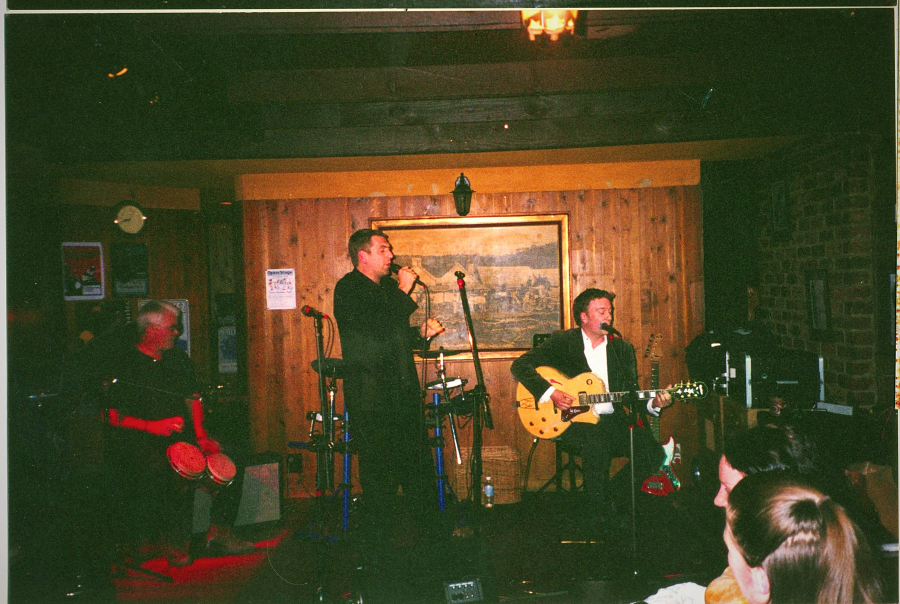
#> input picture assets/img/band-full-1994.jpg, 1800 x 1208 px, given in place of 50-r1c1.png, which was not available (shown at 1/2 size)
$ python select_frames_b.py
#> lines starting #> are read from the running program, lines starting #| are printed output that depends on the picture; pictures that were not available may be replaced by others from this repository, and a replacement may not be noted
### tools/archival.py
"""Shared archival image treatment."""
#!/usr/bin/env python3
"""Turn the two St Andrews Pub scans into a set of archival plates for the site."""
import os, math
from PIL import Image, ImageEnhance, ImageOps, ImageFilter, ImageChops

SRC = "/mnt/user-data/uploads/Frankie Velvet"
OUT = "/home/claude/frankievelvet/assets/img"
os.makedirs(OUT, exist_ok=True)

# [33 lines left out: function trim_scanner_border, not called in this run]


def grade(im, lift=0.075, warmth=1.02, sat=0.88, gamma=0.76, vig=0.32, grain=7):
    """Faded-archive grade: open the shadows, warm it, pull the saturation, vignette, grain."""
    im = im.convert("RGB")

    # gamma lift so the very dark pub interior reads
    lut = [min(255, int(255 * ((i / 255) ** gamma))) for i in range(256)]
    im = im.point(lut * 3)

    # gentle per-channel autocontrast keeps the reds from clipping
    im = ImageOps.autocontrast(im, cutoff=(0.4, 0.6))

    # shadow lift, weighted so the blacks go warm brown rather than green
    L = lift * 255
    r, g, b = im.split()
    r = r.point(lambda i: min(255, int(i * (1.03 * warmth) + L * 1.00)))
    g = g.point(lambda i: min(255, int(i * 0.985 + L * 0.78)))
    b = b.point(lambda i: min(255, int(i * (0.930 / warmth) + L * 0.58)))
    im = Image.merge("RGB", (r, g, b))

    im = ImageEnhance.Color(im).enhance(sat)
    im = ImageEnhance.Contrast(im).enhance(1.06)

    # vignette
    w, h = im.size
    mask = Image.new("L", (w, h), 0)
    mpx = mask.load()
    cx, cy = w / 2, h / 2
    mx = math.hypot(cx, cy)
    for y in range(0, h, 2):
        for x in range(0, w, 2):
            d = math.hypot(x - cx, y - cy) / mx
            v = int(255 * max(0.0, 1 - vig * (d ** 2.4)))
            mpx[x, y] = v
            if x + 1 < w: mpx[x + 1, y] = v
            if y + 1 < h:
                mpx[x, y + 1] = v
                if x + 1 < w: mpx[x + 1, y + 1] = v
    mask = mask.filter(ImageFilter.GaussianBlur(w / 60))
    black = Image.new("RGB", (w, h), (26, 18, 14))
    im = Image.composite(im, black, mask)

    # film grain
    if grain:
        import random
        n = Image.effect_noise((w, h), grain).convert("L")
        n = n.point(lambda i: 128 + (i - 128) * 0.55)
        im = ImageChops.overlay(im, Image.merge("RGB", (n, n, n)))
        im = Image.blend(im, im.filter(ImageFilter.GaussianBlur(0.4)), 0.25)

    return im


def save(im, name, width, quality=84):
    im = im.copy()
    if im.width > width:
        im = im.resize((width, round(im.height * width / im.width)), Image.LANCZOS)
    im = im.filter(ImageFilter.UnsharpMask(radius=1.6, percent=58, threshold=3))
    path = os.path.join(OUT, name)
    im.save(path, "JPEG", quality=quality, optimize=True, progressive=True)
    print(f"  {name:38s} {im.width}x{im.height}  {os.path.getsize(path)//1024}kb")


def frac(im, l, t, r, b):
    w, h = im.size
    return im.crop((int(w * l), int(h * t), int(w * r), int(h * b)))

### tools/select_frames_b.py
#!/usr/bin/env python3
"""Second selection: the wider, better-lit venue frames that break up the pub set."""
import os, sys
from PIL import Image

sys.path.insert(0, os.path.dirname(os.path.abspath(__file__)))
from archival import grade, save

WORK = "/home/claude/frankievelvet/work/frames"

# These frames are already bright and colourful, so the grade is much gentler
# than the one used on the dark pub scans — just a fade, a warm shift and grain.
PICKS = [
    ("50-r1c1", "mural-front-line.jpg",  (0.00, 0.00, 1.00, 1.00), 1200),
    ("50-r1c2", "club-tables.jpg",       (0.00, 0.00, 1.00, 1.00), 1200),
    ("50-r1c3", "coloured-lights.jpg",   (0.00, 0.00, 1.00, 1.00), 1200),
    ("50-r1c4", "skyline-room.jpg",      (0.00, 0.00, 1.00, 1.00), 1300),
    ("50-r2c1", "sax-singer-guitar.jpg", (0.00, 0.00, 1.00, 1.00), 1200),
    ("50-r2c2", "blue-set.jpg",          (0.00, 0.00, 1.00, 1.00), 1200),
    ("50-r2c3", "from-the-stage.jpg",    (0.00, 0.00, 1.00, 1.00), 1300),
    ("50-r2c4", "crowd-close.jpg",       (0.00, 0.00, 1.00, 1.00), 1200),
    ("50-r3c1", "big-crowd.jpg",         (0.00, 0.00, 1.00, 1.00), 1300),
    ("50-r3c2", "guitarist-portrait.jpg",(0.00, 0.00, 1.00, 1.00), 1200),
    ("50-r3c3", "the-bar.jpg",           (0.00, 0.00, 1.00, 1.00), 1200),
    ("50-r3c4", "the-big-room.jpg",      (0.00, 0.00, 1.00, 1.00), 1300),
]

for frame, name, (l, t, r, b), width in PICKS:
    im = Image.open(os.path.join(WORK, frame + ".png")).convert("RGB")
#> im is the input picture: PIL image 1800x1208 RGB; mean R, G, B 73.3, 68.5, 37.9
    w, h = im.size
#> w = 1800; h = 1208
    im = im.crop((int(w * l), int(h * t), int(w * r), int(h * b)))
    scale = max(1.0, width / im.width)
#> scale = 1
    if scale > 1.0:
        im = im.resize((round(im.width * scale), round(im.height * scale)), Image.LANCZOS)
    g = grade(im, lift=0.045, warmth=1.015, sat=0.84, gamma=0.94, vig=0.26, grain=6)
#> in grade, `r, g, b = im.split()`:
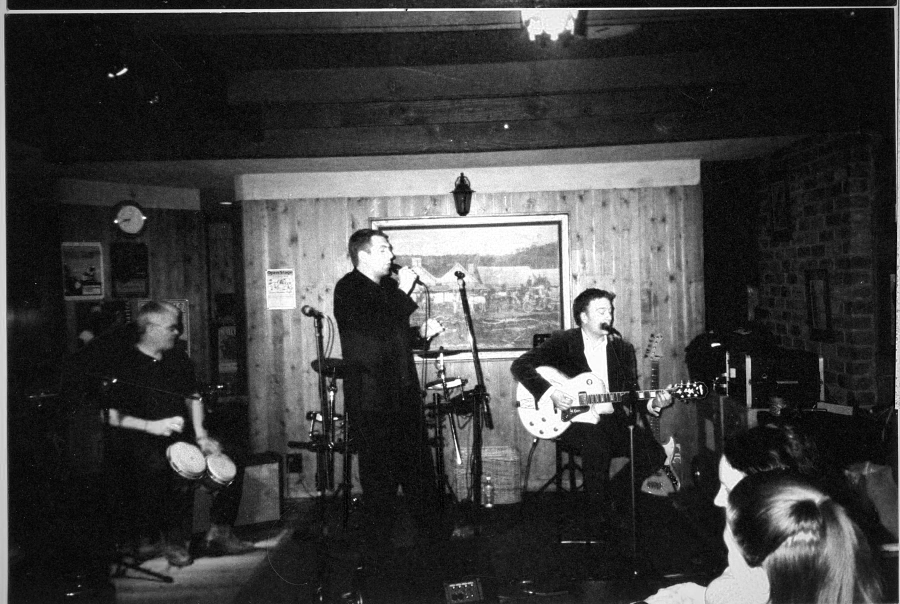
#> r: PIL image 1800x1208 L (shown at 1/2 size); min 0, max 255, mean 63
#> in grade, `r, g, b = im.split()`:
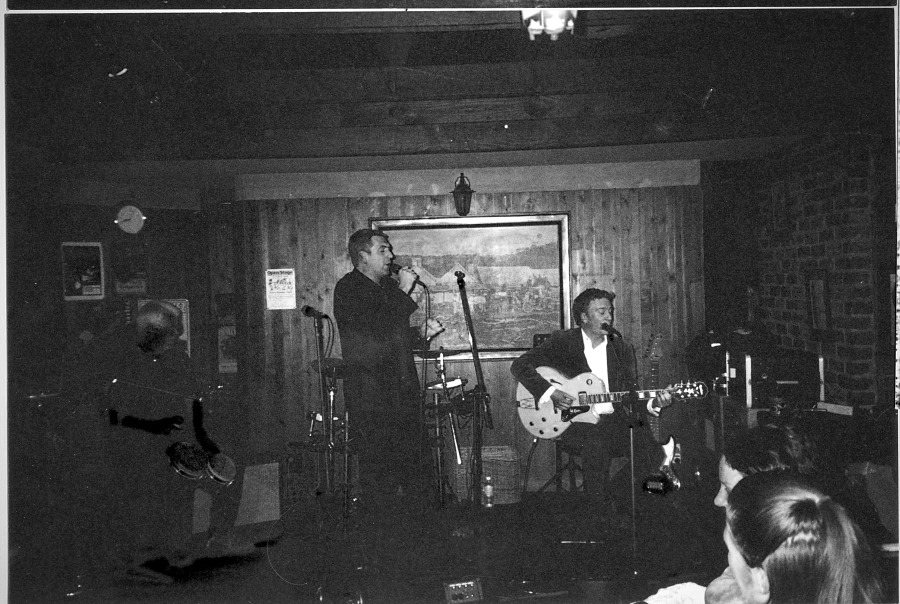
#> g: PIL image 1800x1208 L (shown at 1/2 size); min 0, max 255, mean 61.6
#> in grade, `r, g, b = im.split()`:
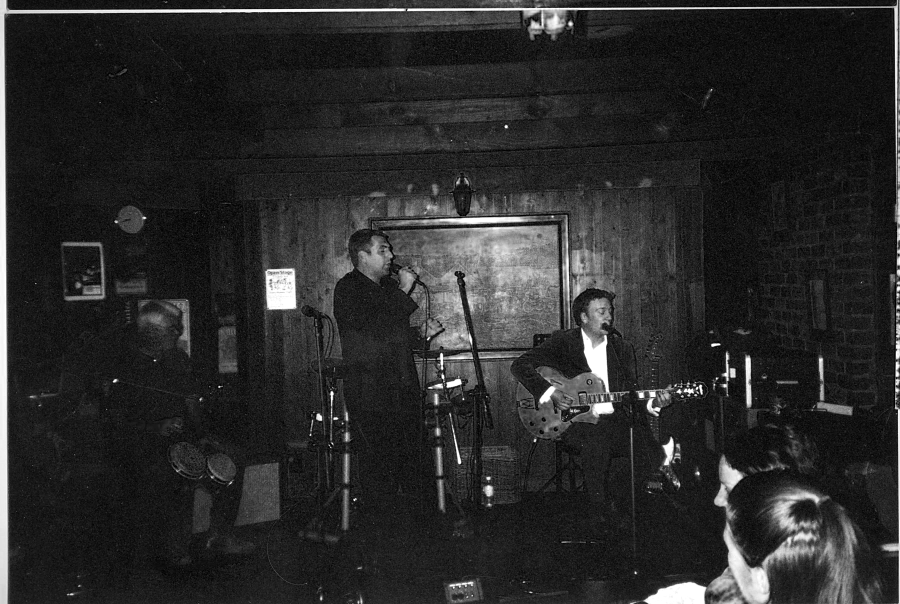
#> b: PIL image 1800x1208 L (shown at 1/2 size); min 0, max 255, mean 42.4
#> in grade, `mask = Image.new("L", (w, h), 0)`: mask: PIL image 1800x1208 L; every value is 0
#> in grade, `mask = mask.filter(ImageFilter.GaussianBlur(w / 60))`:
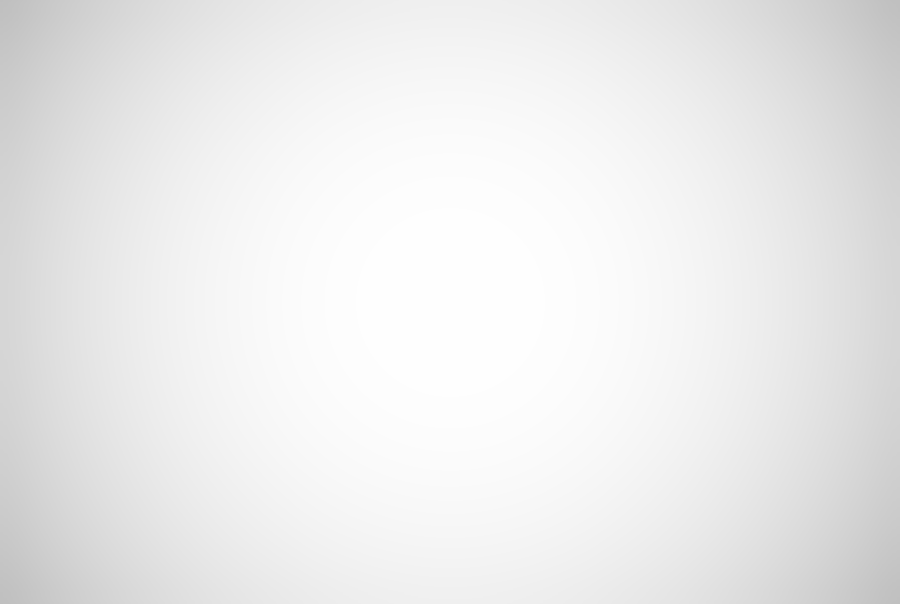
#> mask: PIL image 1800x1208 L (shown at 1/2 size); min 191, max 254, mean 235.8
#> in grade, `black = Image.new("RGB", (w, h), (26, 18, 14))`:
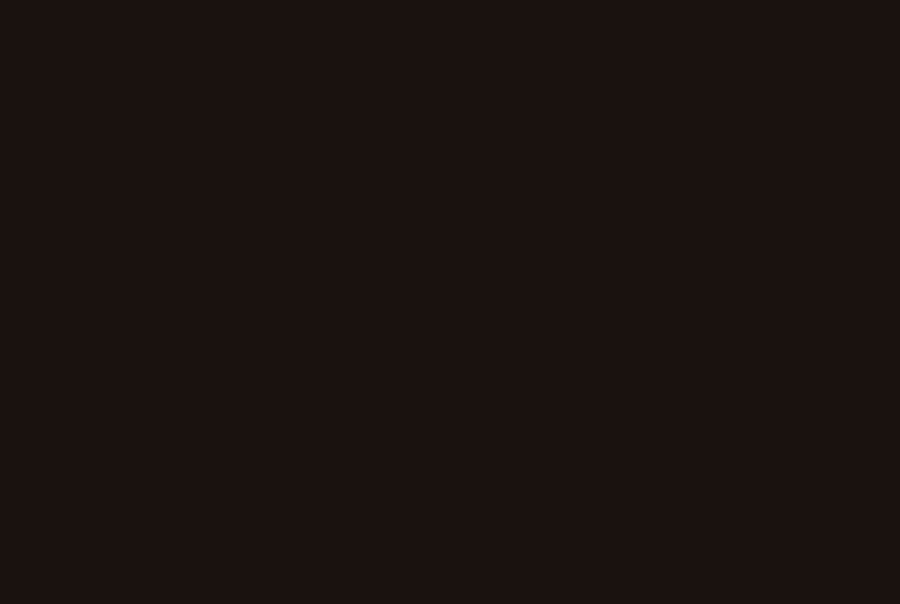
#> black: PIL image 1800x1208 RGB (shown at 1/2 size); mean R, G, B 26, 18, 14
#> in grade, `n = Image.effect_noise((w, h), grain).convert("L")`:
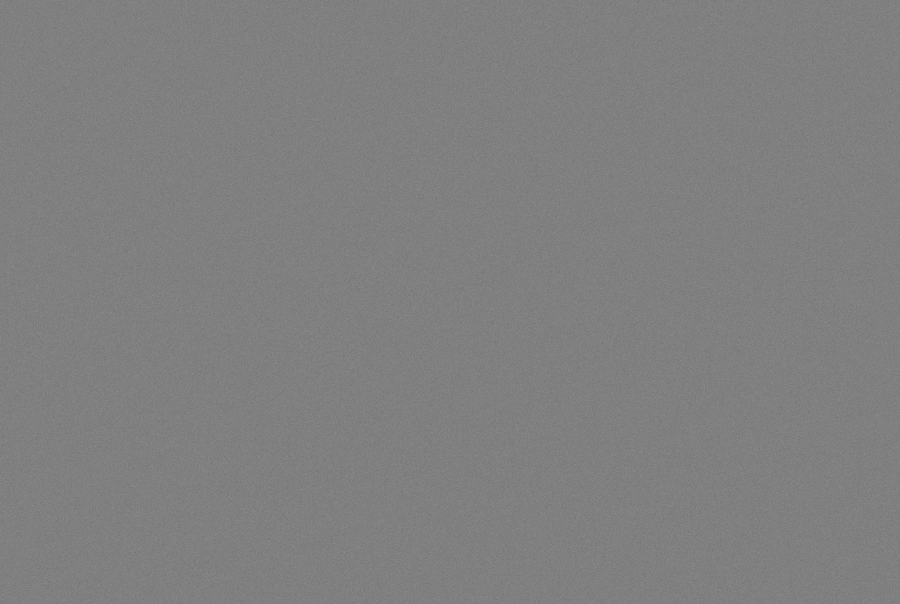
#> n: PIL image 1800x1208 L (shown at 1/2 size); min 96, max 156, mean 127.5
    save(g, name, width, quality=86)
#> in save, `im = im.resize((width, round(im.height * width / im.width)), Image.LAN..`:
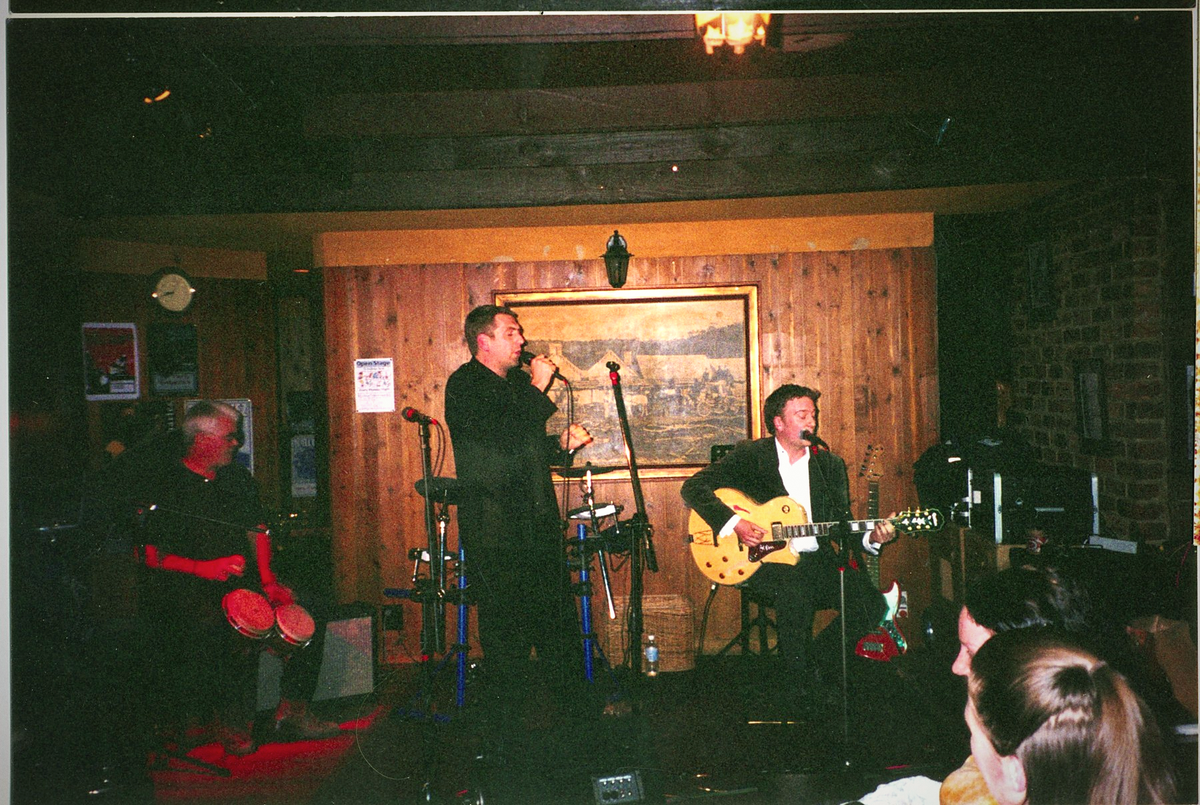
#> im: PIL image 1200x805 RGB; mean R, G, B 72, 64.7, 44.2
#|   mural-front-line.jpg                   1200x805  293kb
#> pass 2 of the loop `for frame, name, (l, t, r, b), width in PICKS:`:
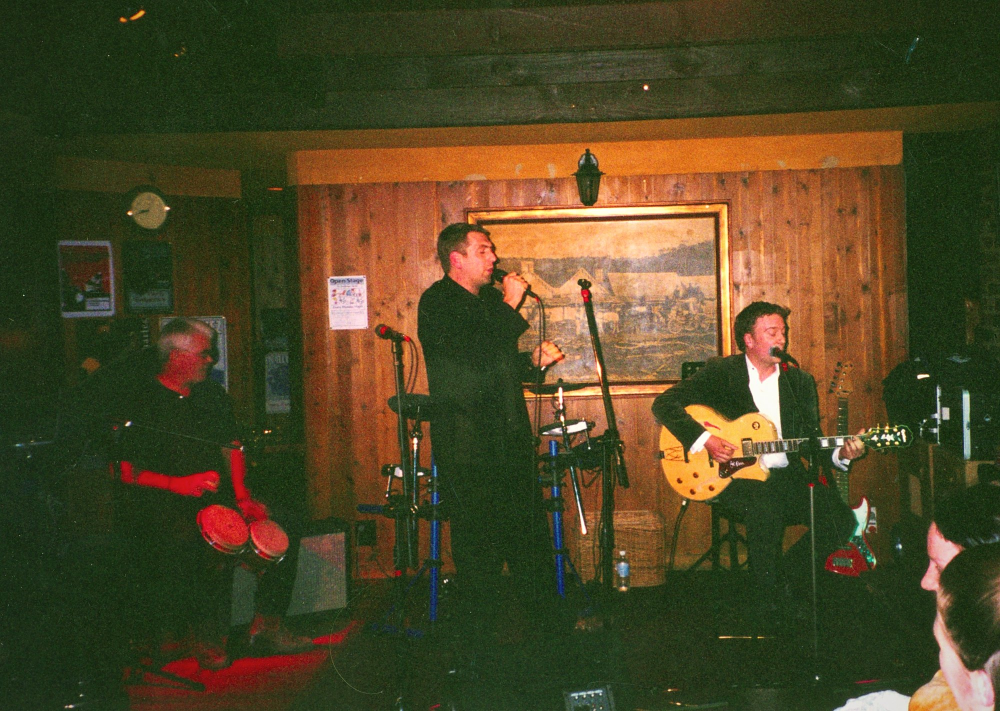
#> input picture assets/img/band-hero.jpg, 2000 x 1422 px, given in place of 50-r1c2.png, which was not available (shown at 1/2 size)
#> im is the input picture: PIL image 2000x1422 RGB; mean R, G, B 78.8, 69.5, 37.4
#> black: PIL image 2000x1422 RGB
#> in grade (call 2), `n = Image.effect_noise((w, h), grain).convert("L")`:
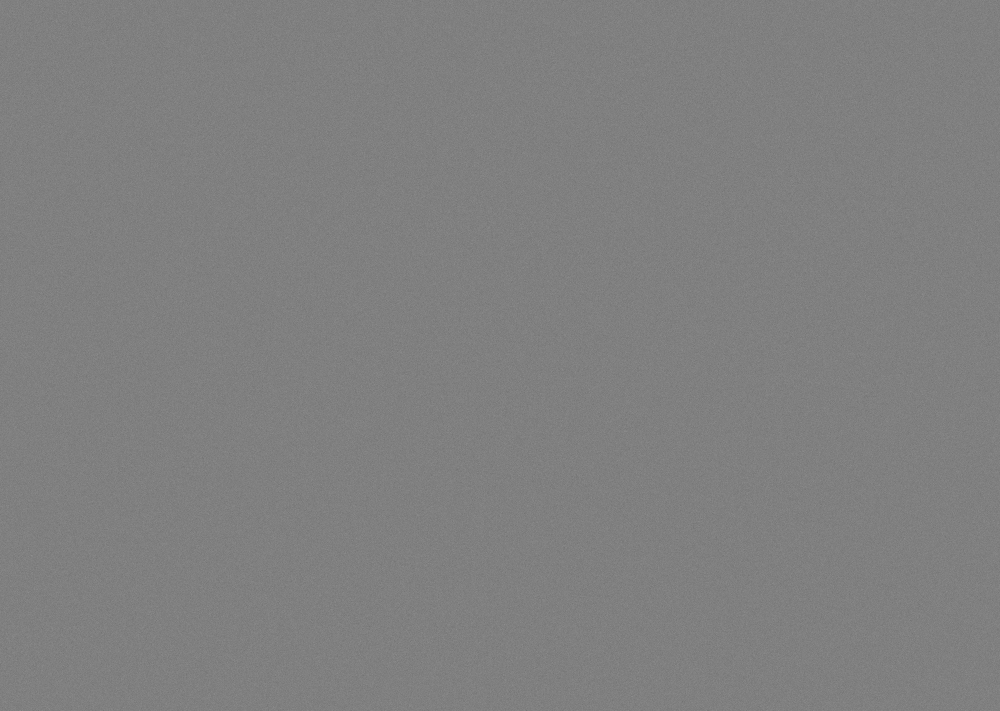
#> n: PIL image 2000x1422 L (shown at 1/2 size); min 98, max 158, mean 127.5
#> in save (call 2), `im = im.resize((width, round(im.height * width / im.width)), Image.LAN..`:
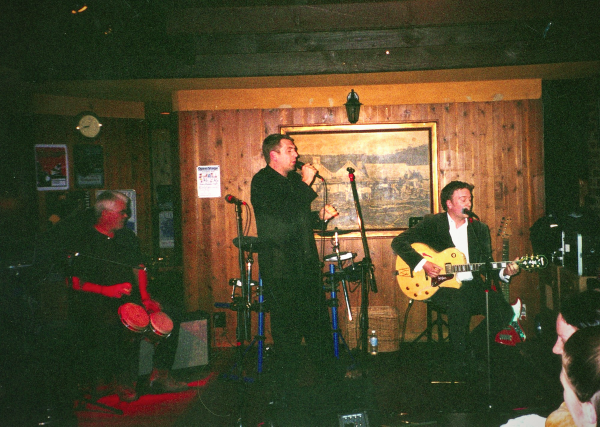
#> im: PIL image 1200x853 RGB (shown at 1/2 size); mean R, G, B 77.8, 70.8, 44.8
#|   club-tables.jpg                        1200x853  316kb
#> (the run stopped early here; a loop or call above may not have finished)
